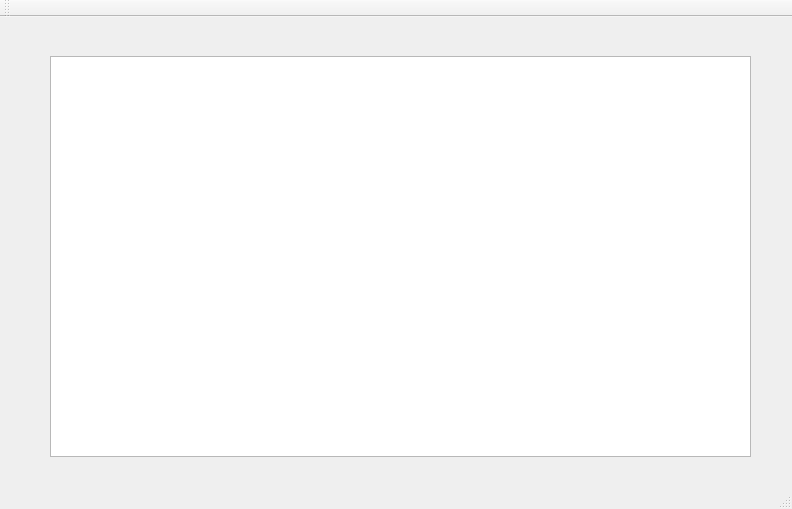
<?xml version="1.0" encoding="UTF-8"?>
<ui version="4.0">
 <class>MainWindow</class>
 <widget class="QMainWindow" name="MainWindow">
  <property name="geometry">
   <rect>
    <x>0</x>
    <y>0</y>
    <width>792</width>
    <height>509</height>
   </rect>
  </property>
  <property name="windowTitle">
   <string>MainWindow</string>
  </property>
  <widget class="QWidget" name="centralWidget">
   <widget class="QTextEdit" name="textEdit">
    <property name="geometry">
     <rect>
      <x>50</x>
      <y>39</y>
      <width>701</width>
      <height>401</height>
     </rect>
    </property>
   </widget>
  </widget>
  <widget class="QMenuBar" name="menuBar">
   <property name="geometry">
    <rect>
     <x>0</x>
     <y>0</y>
     <width>792</width>
     <height>22</height>
    </rect>
   </property>
  </widget>
  <widget class="QToolBar" name="mainToolBar">
   <attribute name="toolBarArea">
    <enum>TopToolBarArea</enum>
   </attribute>
   <attribute name="toolBarBreak">
    <bool>false</bool>
   </attribute>
  </widget>
  <widget class="QStatusBar" name="statusBar"/>
 </widget>
 <layoutdefault spacing="6" margin="11"/>
 <resources/>
 <connections/>
</ui>
